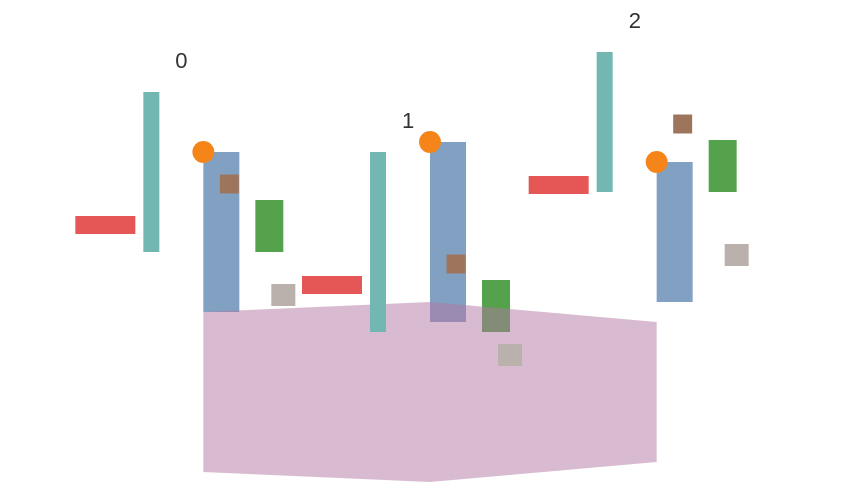

This figure's Vega-Lite source:
### Vega specification from a JSON file in a GitHub repository (floating-point values rounded to 4 significant figures)
{"$schema": "https://vega.github.io/schema/vega/v6.json", "description": "Upstream's `adjustSpatial`, which is four statements in order rather than a set of alternatives: `o.height = o.y2 - o.y` when a far edge is written beside a near one, `o.y = o.y2 - (o.height||0)` when it is written without one, and `o.y = o.yc - (o.height||0)/2` last of all. Because they are statements, a far edge *replaces* an encoded extent and a centre halves the replacement — so a mark centred on a band written as `y` and `y2` is placed against a height the specification never wrote down. The marks here write each combination on its own: a band centred by `yc`, a far edge with an extent and no near edge — on a rect, and on a symbol and a text, which resolve their position by a different route in this engine and had to be shown separately — the same pair on x, an encoded extent overwritten by a far edge beside it, and a **negative** width, which upstream keeps on the item and draws to the left of the anchor — only the bounding box is ordered.", "width": 420, "height": 220, "padding": 5, "background": "white", "data": [{"name": "t", "values": [{"c": 0, "lo": 40, "hi": 120}, {"c": 1, "lo": 70, "hi": 160}, {"c": 2, "lo": 20, "hi": 90}]}], "scales": [{"name": "x", "type": "point", "domain": {"data": "t", "field": "c"}, "range": [40, 380], "padding": 0.5}], "marks": [{"type": "rect", "name": "bandCentred", "from": {"data": "t"}, "encode": {"enter": {"x": {"scale": "x", "field": "c"}, "width": {"value": 18}, "y": {"field": "lo"}, "y2": {"field": "hi"}, "yc": {"value": 110}, "fill": {"value": "#4c78a8"}, "fillOpacity": {"value": 0.7}}}}, {"type": "symbol", "name": "centredOnABand", "from": {"data": "t"}, "encode": {"enter": {"x": {"scale": "x", "field": "c"}, "y": {"field": "lo"}, "y2": {"field": "hi"}, "yc": {"value": 110}, "size": {"value": 120}, "fill": {"value": "#f58518"}}}}, {"type": "rect", "name": "farEdgeWithAnExtent", "from": {"data": "t"}, "encode": {"enter": {"x": {"scale": "x", "field": "c", "offset": 26}, "width": {"value": 14}, "y2": {"field": "hi"}, "height": {"value": 26}, "fill": {"value": "#54a24b"}}}}, {"type": "rect", "name": "farEdgeWithAnExtentOnX", "from": {"data": "t"}, "encode": {"enter": {"x2": {"scale": "x", "field": "c", "offset": -34}, "width": {"value": 30}, "y": {"field": "lo", "offset": 62}, "height": {"value": 9}, "fill": {"value": "#e45756"}}}}, {"type": "symbol", "name": "symbolFarEdgeWithAnExtent", "from": {"data": "t"}, "encode": {"enter": {"x": {"scale": "x", "field": "c", "offset": 13}, "y2": {"field": "hi"}, "height": {"value": 34}, "size": {"value": 90}, "shape": {"value": "square"}, "fill": {"value": "#9d755d"}}}}, {"type": "text", "name": "textFarEdgeWithAnExtentOnX", "from": {"data": "t"}, "encode": {"enter": {"x2": {"scale": "x", "field": "c", "offset": 8}, "width": {"value": 22}, "y": {"field": "lo", "offset": -12}, "text": {"field": "c"}, "fontSize": {"value": 11}, "fill": {"value": "#333333"}}}}, {"type": "area", "name": "bandCentredArea", "from": {"data": "t"}, "encode": {"enter": {"x": {"scale": "x", "field": "c"}, "y": {"field": "lo"}, "y2": {"field": "hi"}, "yc": {"value": 190}, "fill": {"value": "#b279a2"}, "fillOpacity": {"value": 0.5}}}}, {"type": "rect", "name": "aNegativeWidth", "from": {"data": "t"}, "encode": {"enter": {"x": {"scale": "x", "field": "c", "offset": 46}, "width": {"value": -12}, "y": {"field": "lo", "offset": 96}, "height": {"value": 11}, "fill": {"value": "#bab0ac"}}}}, {"type": "rect", "name": "anExtentOverwritten", "from": {"data": "t"}, "encode": {"enter": {"x": {"scale": "x", "field": "c", "offset": -30}, "width": {"value": 8}, "y": {"field": "lo"}, "y2": {"field": "hi"}, "height": {"value": 7}, "fill": {"value": "#72b7b2"}}}}]}
